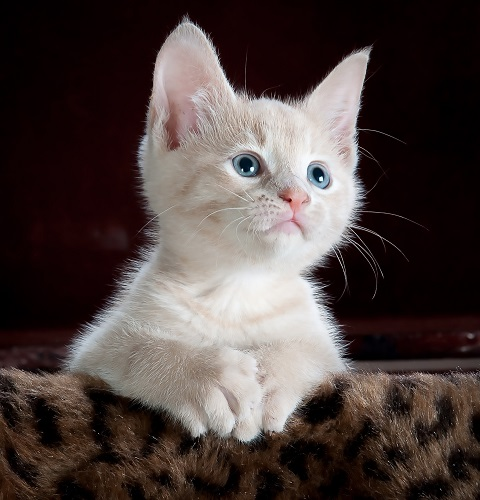
#> input picture rebot_study_cv/资料/数字图像处理-代码/scripts/pic/cat500x480.jpg, 480 x 500 px
$ jupyter execute chapter1_basic_operation.ipynb   (older library calls are emulated)
#> lines starting #> are read from the running program, lines starting #| are printed output that depends on the picture
## 0. 教程大纲

### 0.1 Jupyter操作
- Cell
- 编辑模式、命令模式
- 增(A,B)、删(DD)Cell
- 运行Cell
- 代码、Markdown、raw模式
- 输出显示

### 0.2 三个重要属性
```python
A.dtype, A.shape, A.ndim
```

### 0.3 创建矩阵
```python
np.array([[1]])
np.uint8([1])
np.arange(2,10,2)
np.linspace(0, 2*pi, 100)
A = np.zeros((4,3), dtype=np.uint8)
B = np.ones((2,2), dtype=np.float32)
I = np.eye(4)
I2 = np.identity(6)
C = np.random.randint(0, 10, (4,4))
```

### 0.4 矩阵转换
```python
A.reshape()
A.flatten(), A.ravel()
A.T
A.transpose()
np.hstack([A, B])
```

### 0.5 最大值、最小值、平均值
```python
A.max()
A.min()
A.mean()
np.max()
np.min()
np.mean()
```

### 0.6 数学运算
```python
np.power(A, 2)
np.sqrt()
np.log(), np.log2(), np.log10()
A.dot(x)
```

### 0.7 元素获取

### 0.8 图片读写及显示
```python
cv.imread(path)
cv.imwrite(path, img)

# cv.namedWindow('image')
cv.imshow("roi", img)
cv.waitKey(0)
cv.destroyAllWindows()

plt.imshow(img)
plt.show()
```

### 0.9 简单绘图
```python
plt.plot(x,y)
plt.hist(array)
```

## 1. 基础操作

## 2. 矩阵创建

[cell 1]
import numpy as np
x = np.array([1, 3, 5])
y = np.ones(4)

A = np.array([
    [1,2,3],
    [4,5,6],
    [7,8,9]
])

B = np.zeros((3,4))
C = np.ones((3,4), dtype=np.int64)
D = np.identity(4)
E = np.ones((2,4,3)) #
F = np.random.randint(0,10, (3,3), dtype=np.int64)

[cell 2]
print('A:\n', A)
print('B:\n', B)
print('C:\n', C)
print('D:\n', D)
print('E:\n', E)
print('F\n',F)

## 3. 三个重要属性

[cell 3]
print('A.dtype =', A.dtype)
print('A.shape =', A.shape)
print('A.ndim =', A.ndim)

A1 = A.reshape((1,9))
print(A1) # 有几个方括号，就有几个维度

A1 = A1.astype(np.float32)

## 4. 基本操作

[cell 4]
# 加减乘除
B = A + 2
C = A / 2

print(A)
print(B)
print(C)

[cell 5]
# 平方、开根、对数
B = np.power(A, 0.5)
C = np.sqrt(A)
D = np.log(A)

print(B)
print(C)
print(D)

[cell 6]
# 最大值、最小值、平均值
ma1 = A.max()
ma2 = np.max(A)

mi1 = A.min(axis=0)
mi2 = np.min(A, axis=0)

me1 = A.mean(axis=1)
me2 = np.mean(A, axis=1)
display(ma1,ma2,mi1,mi2,me1,me2)

[cell 7]
# 转置
print(A)
print(A.T)
print(A.transpose())
print(np.transpose)

## 5. 矩阵运算

[cell 8]
x = np.array([1, 1, 2])

z1 = A * x
z2 = A @ x
z3 = A.dot(x)

print(z1)
print(z2)
print(z3)

[cell 9]
B = np.ones((3,3), dtype=np.int)

Z1 = A * B # 逐元素相乘
Z2 = A @ B # 矩阵乘法
Z3 = A.dot(B)

print(Z1)
print(Z2)
print(Z3)

[cell 10]
## 补充：矩阵乘法计算技巧

## 6. 元素获取

[cell 11]
u = np.arange(2, 10, 2)
print(u)
print(u[0], u[1:4])

[cell 12]
# 获取行
print(A)
print(A[0])
print(A[0, :])

[cell 13]
# 获取列
print(A[:, 0])

[cell 14]
E = np.random.randint(0, 10, (5,5), dtype=np.int)
E

[cell 15]
# 获取子矩阵
E1 = E[0:3, 0:3].copy()
print(E1)

[cell 16]
# 获取元素
e1 = E[0][0]
e2 = E[0, 0] #推荐
print(e1, e2)

[cell 17]
# 元素赋值
E1[0,0] = 0
print(E1)

[cell 18]
E1[0,:] = np.array([1,1,1])
print(E1)

[cell 19]
E1 > 2

[cell 20]
E1.flatten()

## 7. 绘图函数

[cell 21]
import matplotlib.pyplot as plt

[cell 22]
a = np.random.randint(0, 10, 100)
print(a)

[cell 23]
plt.hist(a, bins=10)
plt.show()
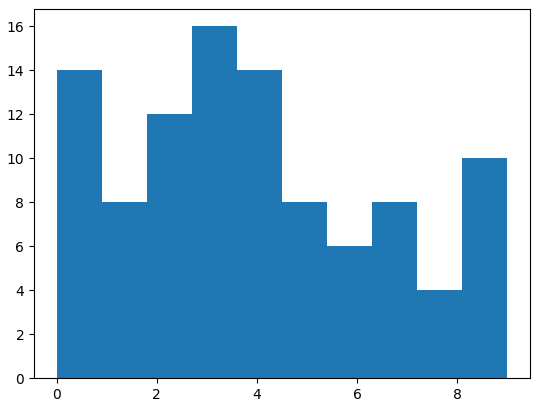
#> figure drawn by matplotlib, 1 panel; tallest bar 16 high, from x = 2.7 to 3.6

[cell 24]
import matplotlib.pyplot as plt
bins = np.arange(-0.5, 10, 1)
plt.hist(a, bins=bins, rwidth=0.8, color='green')
plt.xticks(range(0,10))
plt.show()
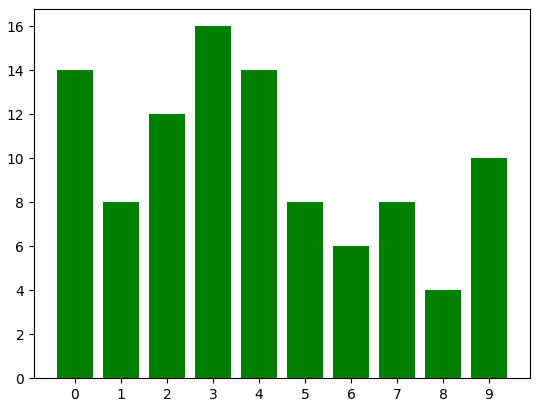
#> figure drawn by matplotlib, 1 panel; tallest bar 16 high, from x = 2.6 to 3.4

[cell 25]
A1 = np.random.randint(0, 10, (10,10))
print(A1)

[cell 26]
bins = np.arange(-0.5, 10, 1)
plt.hist(A1.flatten(), bins=bins, rwidth=0.8, color='green')
plt.xticks(range(0,10))
plt.show()
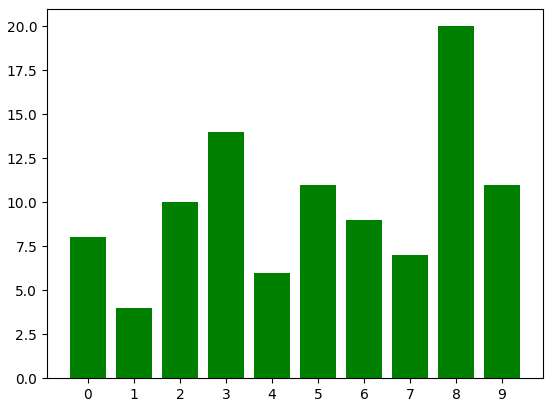
#> figure drawn by matplotlib, 1 panel; tallest bar 20 high, from x = 7.6 to 8.4

## 8. 读取显示图像

[cell 27]
import cv2 as cv
import numpy as np
import matplotlib.pyplot as plt

[cell 28]
img1 = cv.imread('./pic/cat500x480.jpg')
#> img1 is the input picture: shape (500, 480, 3); mean B, G, R 63.9, 66.5, 78.1
# img1 = cv.cvtColor(img1, cv.COLOR_BGR2RGB)
plt.imshow(img1)
plt.show()

[cell 29]
cv.imshow("roi", img1)
cv.waitKey(0)
cv.destroyAllWindows()

[cell 30]
img2 = cv.imread('./pic/cat500x480.jpg', 0)
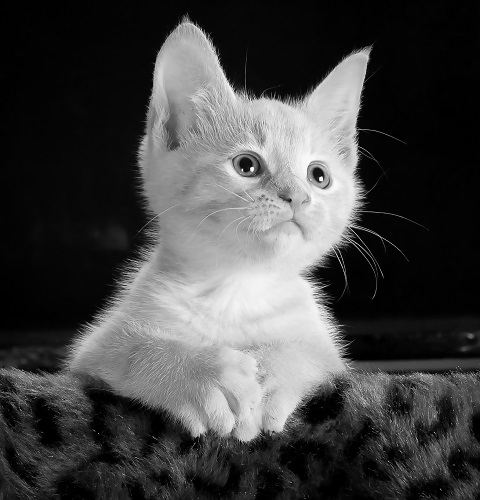
#> img2: shape (500, 480); min 0, max 255, mean 69.6
plt.imshow(img2, cmap='gray')
plt.show()

[cell 31]
print(img1.ndim, img2.ndim)
#| 3 2

[cell 32]
def show(img):
    if img.ndim == 2:
        plt.imshow(img, cmap='gray')
    else:
        plt.imshow(img)
    plt.plot()

[cell 33]
img4 = cv.imread('./pic/beer.jpg', 0)
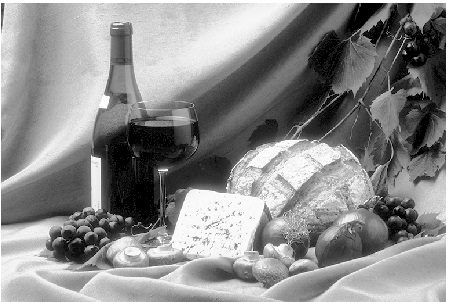
#> input picture rebot_study_cv/资料/数字图像处理-代码/scripts/pic/beer.jpg, 451 x 302 px
#> img4 is the input picture: shape (302, 451); min 0, max 255, mean 139.7
show(img4)

[cell 34]
bins = np.arange(-0.5, 256, 1)
plt.hist(img4.flatten(), bins=bins, rwidth=0.8, color='green')
# plt.xticks(range(0,256))
plt.show()
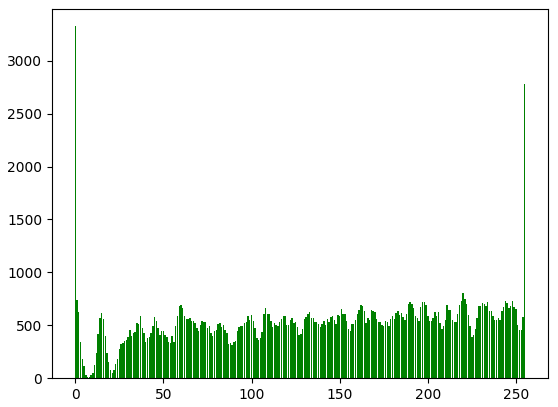
#> figure drawn by matplotlib, 1 panel; tallest bar 3326 high, from x = -0.4 to 0.4

[cell 35]
img5 = cv.equalizeHist(img4)
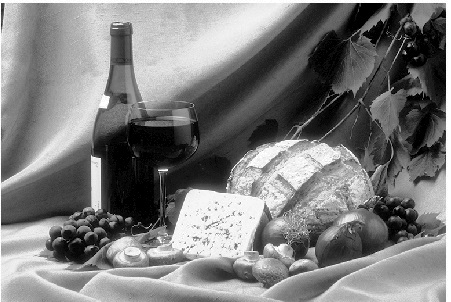
#> img5: shape (302, 451); min 0, max 255, mean 124.9
show(img5)

[cell 36]
bins = np.arange(-0.5, 256, 1)
plt.hist(img5.flatten(), bins=bins, rwidth=0.8, color='green')
# plt.xticks(range(0,256))
plt.show()
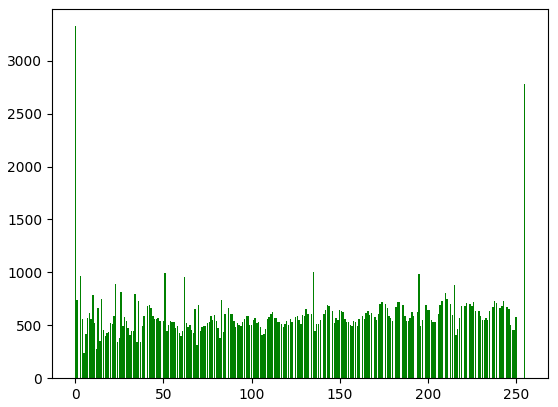
#> figure drawn by matplotlib, 1 panel; tallest bar 3326 high, from x = -0.4 to 0.4
